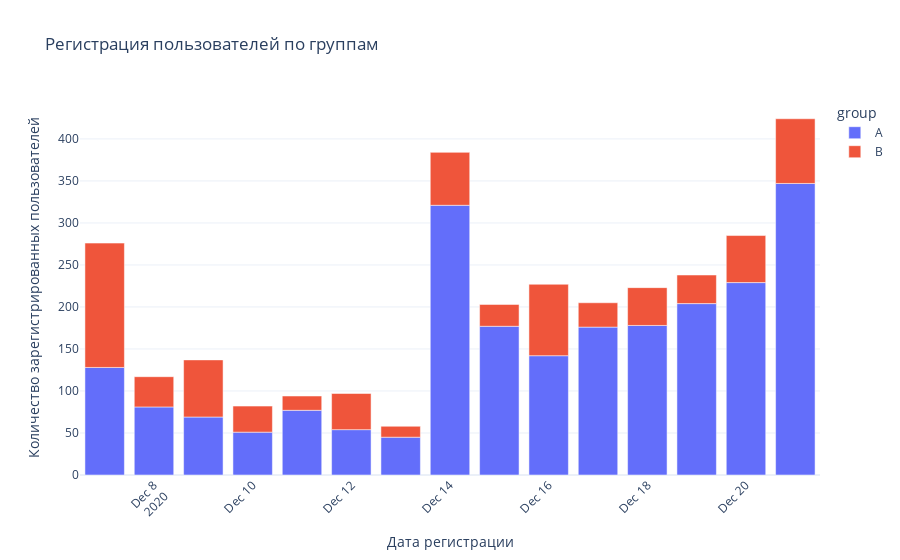

Notebook code cell kept with this figure:
### Markdown cell above
Вцелом подтверждаются вывод, которые обозначены ранее.

### Code cell
registration_per_day = a_b_rec.groupby(['group', 'first_date'])['user_id'].nunique().reset_index()

fig = px.bar(registration_per_day, x='first_date', y='user_id', color='group',
             title='Регистрация пользователей по группам',
             labels={'first_date': 'Дата регистрации', 'user_id': 'Количество зарегистрированных пользователей'},
             template='plotly_white')

fig.update_layout(xaxis_tickangle=-45)
fig.show()

### Figure 1 — Plotly figure (JSON) as saved in the notebook; plotly's stock layout.template omitted (floating-point values rounded to 4 significant figures)
{"data": [{"alignmentgroup": "True", "hovertemplate": "group=A<br>Дата регистрации=%{x}<br>Количество зарегистрированных пользователей=%{y}<extra></extra>", "legendgroup": "A", "marker": {"color": "#636efa", "pattern": {"shape": ""}}, "name": "A", "offsetgroup": "A", "orientation": "v", "showlegend": true, "textposition": "auto", "type": "bar", "x": ["2020-12-07T00:00:00", "2020-12-08T00:00:00", "2020-12-09T00:00:00", "2020-12-10T00:00:00", "2020-12-11T00:00:00", "2020-12-12T00:00:00", "2020-12-13T00:00:00", "2020-12-14T00:00:00", "2020-12-15T00:00:00", "2020-12-16T00:00:00", "2020-12-17T00:00:00", "2020-12-18T00:00:00", "2020-12-19T00:00:00", "2020-12-20T00:00:00", "2020-12-21T00:00:00"], "xaxis": "x", "y": [128, 81, 69, 51, 77, 54, 45, 321, 177, 142, 176, 178, 204, 229, 347], "yaxis": "y"}, {"alignmentgroup": "True", "hovertemplate": "group=B<br>Дата регистрации=%{x}<br>Количество зарегистрированных пользователей=%{y}<extra></extra>", "legendgroup": "B", "marker": {"color": "#EF553B", "pattern": {"shape": ""}}, "name": "B", "offsetgroup": "B", "orientation": "v", "showlegend": true, "textposition": "auto", "type": "bar", "x": ["2020-12-07T00:00:00", "2020-12-08T00:00:00", "2020-12-09T00:00:00", "2020-12-10T00:00:00", "2020-12-11T00:00:00", "2020-12-12T00:00:00", "2020-12-13T00:00:00", "2020-12-14T00:00:00", "2020-12-15T00:00:00", "2020-12-16T00:00:00", "2020-12-17T00:00:00", "2020-12-18T00:00:00", "2020-12-19T00:00:00", "2020-12-20T00:00:00", "2020-12-21T00:00:00"], "xaxis": "x", "y": [148, 36, 68, 31, 17, 43, 13, 63, 26, 85, 29, 45, 34, 56, 77], "yaxis": "y"}], "layout": {"barmode": "relative", "legend": {"title": {"text": "group"}, "tracegroupgap": 0}, "title": {"text": "Регистрация пользователей по группам"}, "xaxis": {"anchor": "y", "domain": [0, 1], "tickangle": -45, "title": {"text": "Дата регистрации"}}, "yaxis": {"anchor": "x", "domain": [0, 1], "title": {"text": "Количество зарегистрированных пользователей"}}}}
